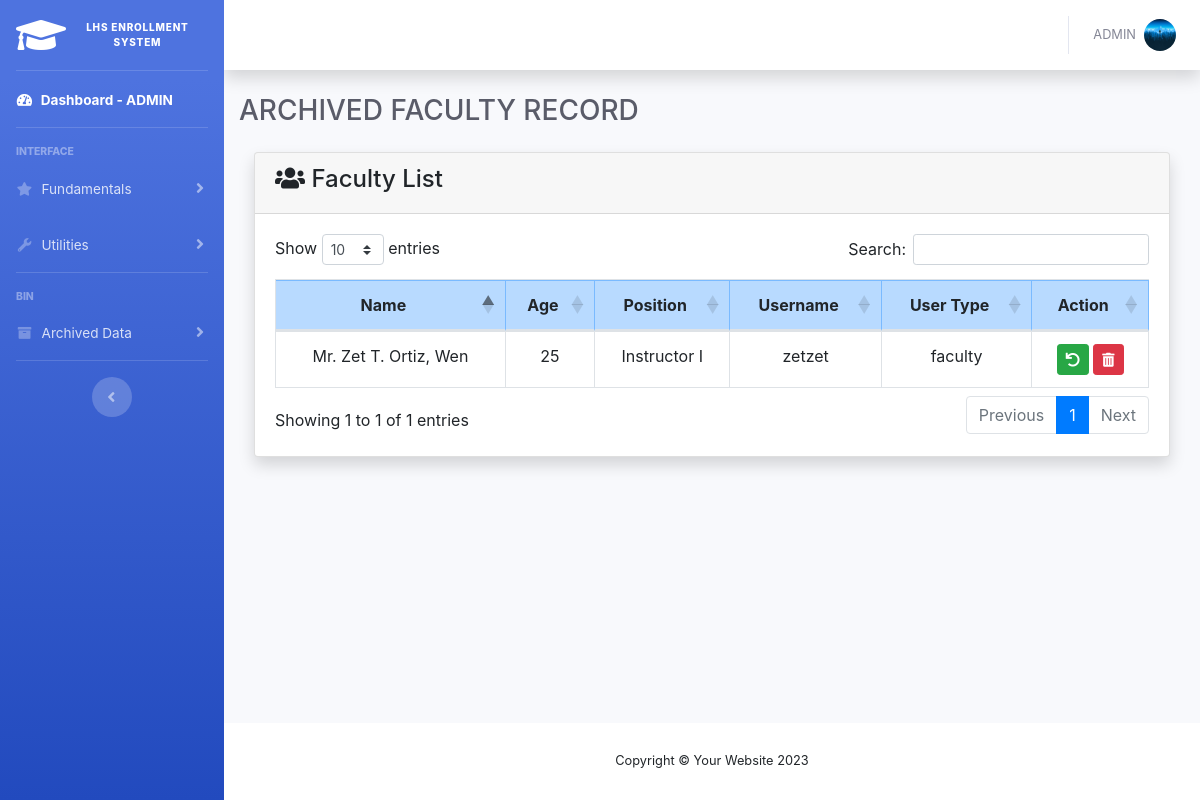
Screenshot of /del_manageFaculty.php (signed in) with the database file from the repository.
### tables this page shows
CREATE TABLE `tbl_faculty` (
  `faculty_id` int(11) NOT NULL,
  `honorifics` varchar(11) DEFAULT NULL,
  `fname` varchar(100) DEFAULT NULL,
  `mname` varchar(100) DEFAULT NULL,
  `lname` varchar(100) DEFAULT NULL,
  `gender` varchar(11) DEFAULT NULL,
  `title` varchar(50) DEFAULT NULL,
  `position` varchar(50) DEFAULT NULL,
  `birthdate` date DEFAULT NULL,
  `email` varchar(100) DEFAULT NULL,
  `username` varchar(100) DEFAULT NULL,
  `password` varchar(100) DEFAULT NULL,
  `image` varchar(100) DEFAULT NULL,
  `userType` varchar(11) DEFAULT NULL,
  `status` int(11) DEFAULT '1' COMMENT '1=active 0=inactive'
);

### del_manageFaculty.php (the view, shortened to what this page needs)
<?php
    include 'connect.php';
    include 'include/topSection.php';
?>
<body id="page-top">
    <div id="wrapper">
        <?php include 'include/sidebar.php'; ?>
        <div id="content-wrapper" class="d-flex flex-column">
            <div id="content">
                <?php include 'include/topbar.php'; ?>
                <div class="container-fluid">
                    <div class="d-sm-flex align-items-center justify-content-between mb-4">
                        <h1 class="h3 mb-0 text-gray-800">ARCHIVED FACULTY RECORD</h1>
                    </div>
                    <div class="container mt-4 mb-5">
                        <div class="row">
                            <div class="col-md-12">
                                <div class="card shadow">
                                    <div class="card-header">
                                        <h4><i class="fas fa-users"></i> Faculty List
                                        </h4>
                                    </div>
                                    <div class="card-body table-responsive">
                                        <table id="myTable" class="table table-bordered table-hover">
                                            <thead class="table-primary">
                                                <tr>
                                                    <th class="text-center"> Name </th>
                                                    <th class="text-center"> Age </th>
                                                    <th class="text-center"> Position </th>
                                                    <th class="text-center"> Username </th>
                                                    <th class="text-center"> User Type </th>
                                                    <th class="text-center"> Action </th>
                                                </tr>
                                            </thead>
                                            <tbody>
                                                <?php
                                                    include 'connect.php';
                                                    $sql = "SELECT `faculty_id`, `honorifics`, `fname`, `mname`, `lname`, `title`, `position`, `birthdate`, CURDATE(), TIMESTAMPDIFF(YEAR, birthdate, CURDATE()) as `age`, `email`, `username`, `password`, `userType`
                                                            FROM `tbl_faculty` WHERE `status` = 0 AND `faculty_id` != 1";
                                                    $result = mysqli_query($connect, $sql);
                                                    while ($row = mysqli_fetch_array($result)) {
                                                        $middle_name = substr($row["mname"], 0, 1);
                                                ?>
                                                <tr>
                                                    <td class="text-center text-capitalize">
                                                        <?php echo $row["honorifics"] ?> <?php echo $row["fname"] ?> <?php echo $middle_name ?>. <?php echo $row["lname"] ?>, <?php echo $row["title"]; ?>
                                                    </td>
                                                    <td class="text-center">
                                                        <?php echo $row["age"] ?>
                                                    </td>
                                                    <td class="text-center">
                                                        <?php echo $row["position"] ?>
                                                    </td>
                                                    <td class="text-center">
                                                        <?php echo $row["username"] ?>
                                                    </td>
                                                    <td class="text-center">
                                                        <?php echo $row["userType"] ?>
                                                    </td>
                                                    <td class="text-center">
                                                        <button type="button" value="<?php echo $row["faculty_id"] ?>" class="restoreFacultyBtn btn btn-success btn-sm"><i class="fas fa-undo"></i></button>
                                                        <button type="button" value="<?php echo $row["faculty_id"] ?>" class="delFacultyBtn btn btn-danger btn-sm"><i class="fas fa-trash-alt"></i></button>
                                                    </td>
                                                </tr>
                                                <?php
                                                    }
                                                ?>
                                            </tbody>
                                        </table>
                                    </div>
                                </div>
                            </div>
                        </div>
                    </div>
                </div>
            </div>
            <?php include 'include/footer.php'; ?>
        </div>
    </div>
<?php include 'include/botSection.php'; ?>

### include/topbar.php (shortened to what this page needs)
<nav class="navbar navbar-expand navbar-light bg-white topbar mb-4 static-top shadow">
    <ul class="navbar-nav ml-auto">
        <li class="nav-item dropdown no-arrow">
            <?php
                if(isset($_SESSION['faculty_id'])){
                    $faculty = $_SESSION['faculty_id'];
                    $query = "SELECT * FROM tbl_faculty WHERE faculty_id = '$faculty'";
                    $result =mysqli_query($connect,$query);
                    while($row =mysqli_fetch_array($result)) {
            ?>
            <a class="nav-link dropdown-toggle" href="#" id="userDropdown" role="button"
                data-toggle="dropdown" aria-haspopup="true" aria-expanded="false">
                <span class="mr-2 d-none d-lg-inline text-gray-600 small text-uppercase">
                    <?php echo $row['username'] ?>
                </span>
                <?php if($row['image'] != NULL) { ?>
                    <img class="img-profile rounded-circle" src="profile_image/<?php echo $row['image'] ?> ">
                <?php } else { ?>
                    <img class="img-profile rounded-circle" src="img/default_profile.jpg">
                <?php } ?>
            </a>
            <?php
                    }
                }
            ?>
        </li>
    </ul>
</nav>

### rows the page displays
tbl_faculty: username "ADMIN", image (picture)
tbl_faculty: honorifics "Mr.", fname "Zet", mname "T", lname "Ortiz", title "Wen", age "25", position "Instructor I", username "zetzet", userType "faculty", $row["faculty_id"] 14 (drawn)
